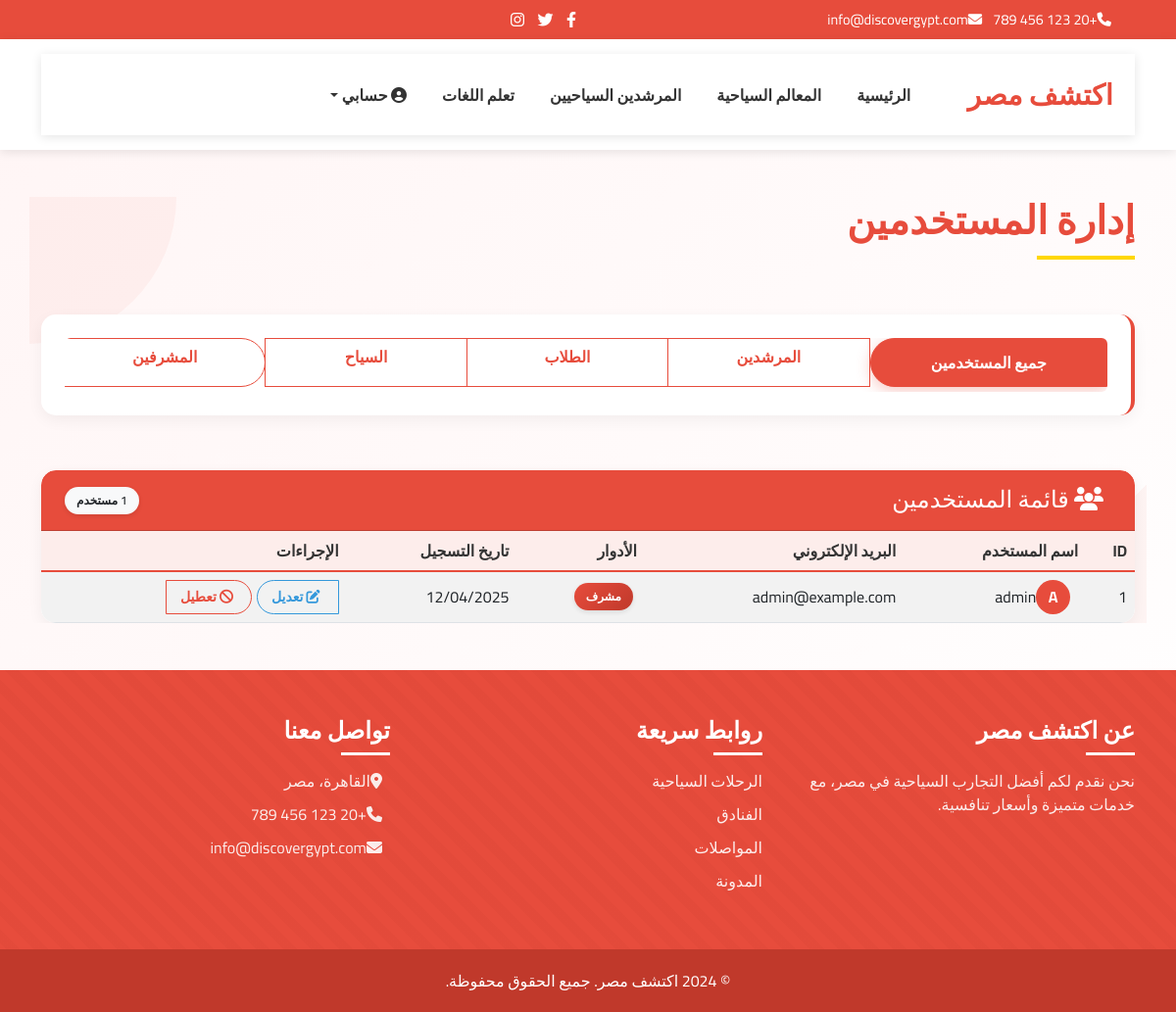
Before: /admin/users (signed in) with the older database file.
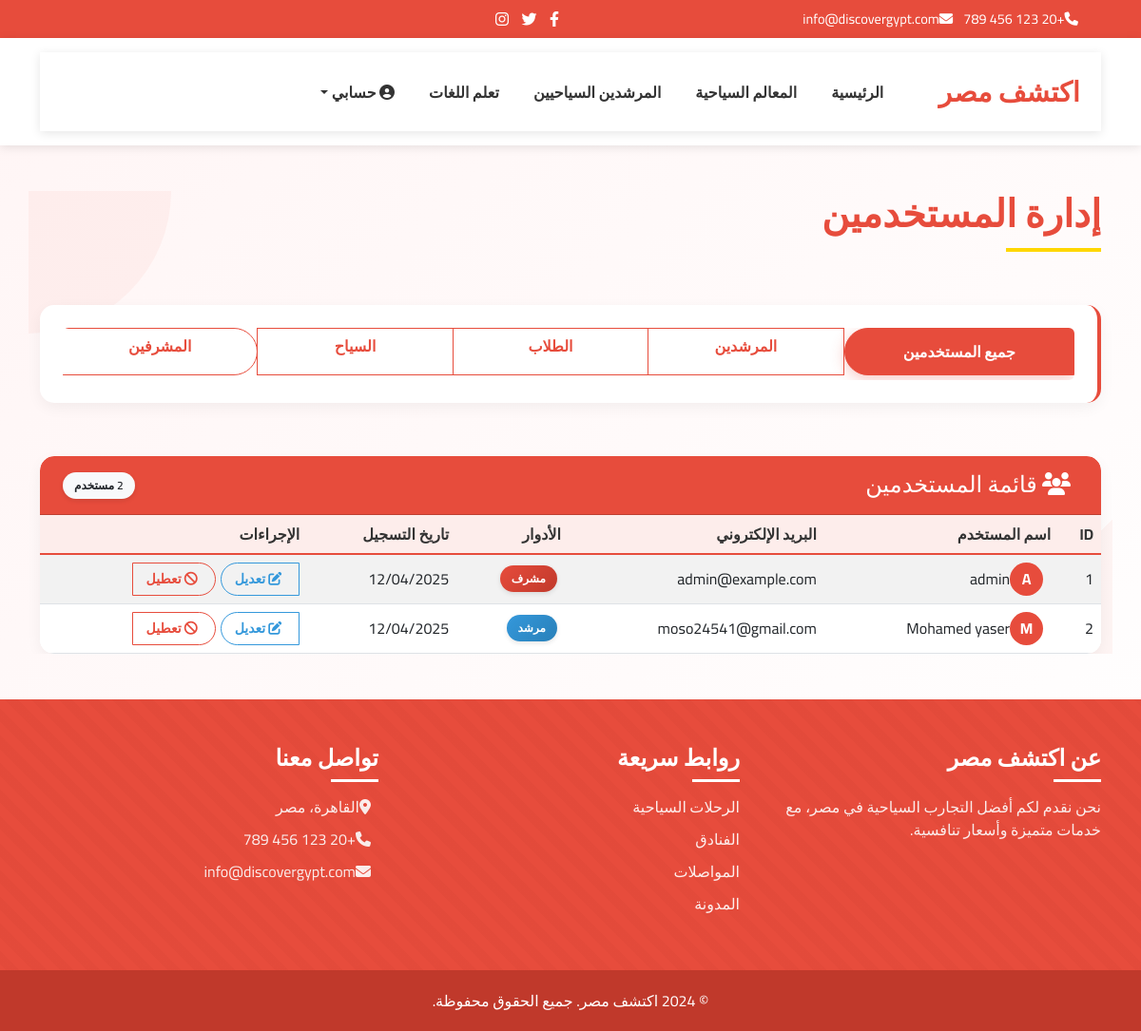
After: the same page with the newer database file.
### models.py (models this page shows, shortened)
class User(UserMixin, db.Model):
    id = db.Column(db.Integer, primary_key=True)
    username = db.Column(db.String(64), unique=True, nullable=False)
    email = db.Column(db.String(120), unique=True, nullable=False)
    password_hash = db.Column(db.String(256), nullable=False)
    is_guide = db.Column(db.Boolean, default=False)
    is_student = db.Column(db.Boolean, default=False)
    is_tourist = db.Column(db.Boolean, default=False)
    is_admin = db.Column(db.Boolean, default=False)
    phone = db.Column(db.String(20), nullable=True)
    country = db.Column(db.String(100), nullable=True)
    governorate = db.Column(db.String(100), nullable=True)
    city = db.Column(db.String(100), nullable=True)
    profile_pic = db.Column(db.String(200), nullable=True)
    education_level = db.Column(db.String(100), nullable=True)
    university = db.Column(db.String(200), nullable=True)
    languages = db.Column(db.String(200), nullable=True)
    bio = db.Column(db.Text, nullable=True)
    date_joined = db.Column(db.DateTime, default=datetime.utcnow)
    profile_completed = db.Column(db.Boolean, default=False)
    reviews = db.relationship('Review', backref='author', lazy='dynamic')

### routes.py (the view)
@main.route('/admin/users')
@login_required
def admin_users():
    if not current_user.is_admin:
        flash('You do not have permission to access this page.', 'danger')
        return redirect(url_for('main.index'))
    role = request.args.get('role', 'all')
    query = User.query
    if role == 'guide':
        query = query.filter_by(is_guide=True)
    elif role == 'student':
        query = query.filter_by(is_student=True)
    elif role == 'tourist':
        query = query.filter_by(is_tourist=True)
    elif role == 'admin':
        query = query.filter_by(is_admin=True)
    users = query.all()
    return render_template('admin/users.html',
                          title='Manage Users',
                          users=users,
                          selected_role=role)

### routes.py (called while the page is built)
def get_locale():
    if 'language' in session:
        return session['language']
    return 'en'

@main.before_app_request
def before_request():
    g.locale = str(get_locale())
    g.search_form = SearchForm()

### templates/admin/users.html (shortened to what this page needs)
<!DOCTYPE html>
<html lang="en" dir="rtl">
<head>
    <link href="https://cdn.jsdelivr.net/npm/bootstrap@5.3.0/dist/css/bootstrap.min.css" rel="stylesheet">
    <link rel="stylesheet" href="https://cdnjs.cloudflare.com/ajax/libs/font-awesome/6.4.0/css/all.min.css">
</head>
<body>
    <div class="top-header">
        <div class="container">
            <div class="row align-items-center">
                <div class="col-md-6">
                    <div class="contact-info">
                        <span class="me-3"><i class="fas fa-phone me-2"></i>+20 123 456 789</span>
                        <span><i class="fas fa-envelope me-2"></i>info@discovergypt.com</span>
                    </div>
                </div>
                <div class="col-md-6 text-end">
                    <div class="social-icons">
                        <a href="#"><i class="fab fa-facebook-f"></i></a>
                        <a href="#"><i class="fab fa-twitter"></i></a>
                        <a href="#"><i class="fab fa-instagram"></i></a>
                    </div>
                </div>
            </div>
        </div>
    </div>
    <header class="main-header">
        <div class="container">
            <nav class="navbar navbar-expand-lg">
                <a class="navbar-brand logo" href="{{ url_for('main.index') }}">
                     {{ _('اكتشف مصر') }}
                </a>
                <div class="collapse navbar-collapse" id="navbarNav">
                    <ul class="navbar-nav ms-auto">
                        <li class="nav-item">
                            <a class="nav-link" href="{{ url_for('main.index') }}">{{ _('الرئيسية') }}</a>
                        </li>
                        <li class="nav-item">
                            <a class="nav-link" href="{{ url_for('main.attractions') }}">{{ _('المعالم السياحية') }}</a>
                        </li>
                        <li class="nav-item">
                            <a class="nav-link" href="{{ url_for('main.guides') }}">{{ _('المرشدين السياحيين') }}</a>
                        </li>
                        <li class="nav-item">
                            <a class="nav-link" href="{{ url_for('main.language_practice') }}">{{ _('تعلم اللغات') }}</a>
                        </li>
                        {% if current_user.is_authenticated %}
                            <li class="nav-item dropdown">
                                <a class="nav-link dropdown-toggle" href="#" id="userDropdown" role="button" data-bs-toggle="dropdown">
                                    <i class="fas fa-user-circle"></i> {{ _('حسابي') }}
                                </a>
                            </li>
                        {% endif %}
                    </ul>
                </div>
            </nav>
        </div>
    </header>
    <div class="container mt-5 page-container">
        <div class="accent-shape circle"></div>
        <div class="row mb-4 fade-in">
            <div class="col-12">
                <h1 class="page-title">{{ _('إدارة المستخدمين') }}</h1>
            </div>
        </div>
        <div class="row mb-4 slide-up">
            <div class="col-12">
                <div class="filter-section">
                    <div class="btn-group" role="group" aria-label="Filter users">
                        <a href="{{ url_for('main.admin_users', role='all') }}" class="btn btn-{{ 'primary' if selected_role == 'all' else 'outline-primary' }}">{{ _('جميع المستخدمين') }}</a>
                        <a href="{{ url_for('main.admin_users', role='guide') }}" class="btn btn-{{ 'primary' if selected_role == 'guide' else 'outline-primary' }}">{{ _('المرشدين') }}</a>
                        <a href="{{ url_for('main.admin_users', role='student') }}" class="btn btn-{{ 'primary' if selected_role == 'student' else 'outline-primary' }}">{{ _('الطلاب') }}</a>
                        <a href="{{ url_for('main.admin_users', role='tourist') }}" class="btn btn-{{ 'primary' if selected_role == 'tourist' else 'outline-primary' }}">{{ _('السياح') }}</a>
                        <a href="{{ url_for('main.admin_users', role='admin') }}" class="btn btn-{{ 'primary' if selected_role == 'admin' else 'outline-primary' }}">{{ _('المشرفين') }}</a>
                    </div>
                </div>
            </div>
        </div>
        <div class="row slide-up" style="animation-delay: 0.2s;">
            <div class="col-12">
                <div class="card admin-table-card">
                    <div class="card-header d-flex justify-content-between align-items-center">
                        <h4 class="mb-0"><i class="fas fa-users me-2"></i> {{ _('قائمة المستخدمين') }}</h4>
                        <span class="badge bg-light text-dark">{{ users|length }} {{ _('مستخدم') }}</span>
                    </div>
                    <div class="card-body p-0">
                        <div class="table-responsive">
                            <table class="table table-striped">
                                <thead>
                                    <tr>
                                        <th>{{ _('ID') }}</th>
                                        <th>{{ _('اسم المستخدم') }}</th>
                                        <th>{{ _('البريد الإلكتروني') }}</th>
                                        <th>{{ _('الأدوار') }}</th>
                                        <th>{{ _('تاريخ التسجيل') }}</th>
                                        <th>{{ _('الإجراءات') }}</th>
                                    </tr>
                                </thead>
                                <tbody>
                                    {% for user in users %}
                                    <tr>
                                        <td>{{ user.id }}</td>
                                        <td>
                                            <div class="d-flex align-items-center">
                                                <div class="avatar-circle me-2" style="background-color: var(--primary-red); color: white; width: 35px; height: 35px; border-radius: 50%; display: flex; align-items: center; justify-content: center; font-weight: bold;">
                                                    {{ user.username[0].upper() }}
                                                </div>
                                                <span>{{ user.username }}</span>
                                            </div>
                                        </td>
                                        <td>{{ user.email }}</td>
                                        <td>
                                            {% if user.is_admin %}
                                            <span class="badge bg-danger me-1">{{ _('مشرف') }}</span>
                                            {% endif %}
                                            {% if user.is_guide %}
                                            <span class="badge bg-primary me-1">{{ _('مرشد') }}</span>
                                            {% endif %}
                                        </td>
                                        <td>{{ user.date_joined.strftime('%d/%m/%Y') }}</td>
                                        <td>
                                            <div class="btn-group" role="group">
                                                <button type="button" class="btn btn-sm action-btn action-btn-edit">
                                                    <i class="fas fa-edit me-1"></i> {{ _('تعديل') }}
                                                </button>
                                                <button type="button" class="btn btn-sm action-btn action-btn-disable">
                                                    <i class="fas fa-ban me-1"></i> {{ _('تعطيل') }}
                                                </button>
                                            </div>
                                        </td>
                                    </tr>
                                    {% endfor %}
                                </tbody>
                            </table>
                        </div>
                    </div>
                </div>
            </div>
        </div>
    </div>
    <footer class="main-footer mt-5">
        <div class="container">
            <div class="row">
                <div class="col-md-4">
                    <h4 class="footer-heading">عن اكتشف مصر</h4>
                    <p>نحن نقدم لكم أفضل التجارب السياحية في مصر، مع خدمات متميزة وأسعار تنافسية.</p>
                </div>
                <div class="col-md-4">
                    <h4 class="footer-heading">روابط سريعة</h4>
                    <ul class="footer-links">
                        <li><a href="/tours">الرحلات السياحية</a></li>
                        <li><a href="/hotels">الفنادق</a></li>
                        <li><a href="/transportation">المواصلات</a></li>
                        <li><a href="/blog">المدونة</a></li>
                    </ul>
                </div>
                <div class="col-md-4">
                    <h4 class="footer-heading">تواصل معنا</h4>
                    <ul class="footer-links">
                        <li><i class="fas fa-map-marker-alt me-2"></i>القاهرة، مصر</li>
                        <li><i class="fas fa-phone me-2"></i>+20 123 456 789</li>
                        <li><i class="fas fa-envelope me-2"></i>info@discovergypt.com</li>
                    </ul>
                </div>
            </div>
        </div>
        <div class="footer-bottom">
            <div class="container">
                <p class="mb-0">© 2024 اكتشف مصر. جميع الحقوق محفوظة.</p>
            </div>
        </div>
    </footer>
</body>
</html>

Changed rows visible on the page:
added User: id "2", username "M", username "Mohamed yaser", email "moso24541@gmail.com", date_joined "12/04/2025"
